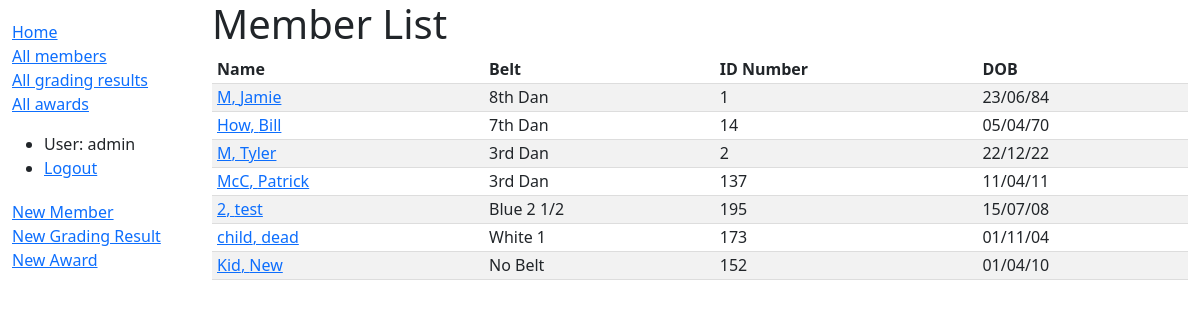
Before: /dashboard/members/ (signed in) with the older database file.
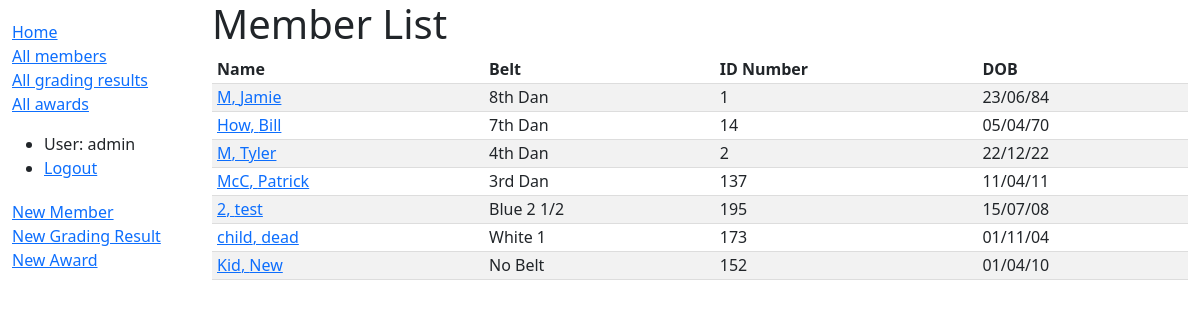
After: the same page with the newer database file.
### dashboard/models.py (models this page shows, shortened)
class Member(models.Model):
    first_name = models.CharField(max_length=50)
    last_name = models.CharField(max_length=50)
    idnumber = models.SmallIntegerField(verbose_name="ID Number")
    address_line_1 = models.CharField(max_length=200, help_text="Street Number and Name", blank=True)
    address_line_2 = models.CharField(max_length=200, help_text="Suburb", blank=True)
    address_line_3 = models.CharField(max_length=4, help_text="Postcode", blank=True)
    date_of_birth = models.DateField()
    belt = models.CharField(max_length=50, choices=BELT_CHOICES, blank=True)
    email = models.EmailField()
    phone = models.CharField(max_length=100)
    team_leader_instructor = models.CharField(max_length=2, choices=TL_INST_RANKS, blank=True, verbose_name="Team Leader/Instructor")
    active = models.BooleanField(default=True)
    class Meta:
        ordering = ['-belt','idnumber']
    def get_absolute_url(self):
        return reverse('member-detail', args=[str(self.id)])

### dashboard/views.py (the view)
# urls.py: path('members/', views.MemberListView.as_view(), name='members'),
class MemberListView(LoginRequiredMixin, generic.ListView):
    model = Member
    paginate_by = 15

### dashboard/templates/dashboard/member_list.html (shortened to what this page needs)
{% extends "base_generic.html" %}
{% block content %}
  <h1>Member List</h1>
  {% if member_list %}
  <table style="width: 100%;">
    <tr>
      <th>Name</th>
      <th>Belt</th>
      <th>ID Number</th>
      <th>DOB</th>
    </tr>
    {% for member in member_list %}
      <tr>
        <td><a href="{{ member.get_absolute_url }}">{{ member.last_name }}, {{ member.first_name }}</a></td>
        <td>{% if member.belt %}{{ member.get_belt_display }}{% else %}No Belt{% endif %}</td>
        <td>{{ member.idnumber }}</td>
        <td>{% if member.date_of_birth %}{{ member.date_of_birth|date:"d/m/y" }}{% endif %}</td>
      </tr>
    {% endfor %}
  </table>
  {% else %}
    <p>There are no members.</p>
  {% endif %}
{% endblock %}

Changed rows visible on the page:
changed Member "Tyler": belt "3rd Dan" → "4th Dan"
